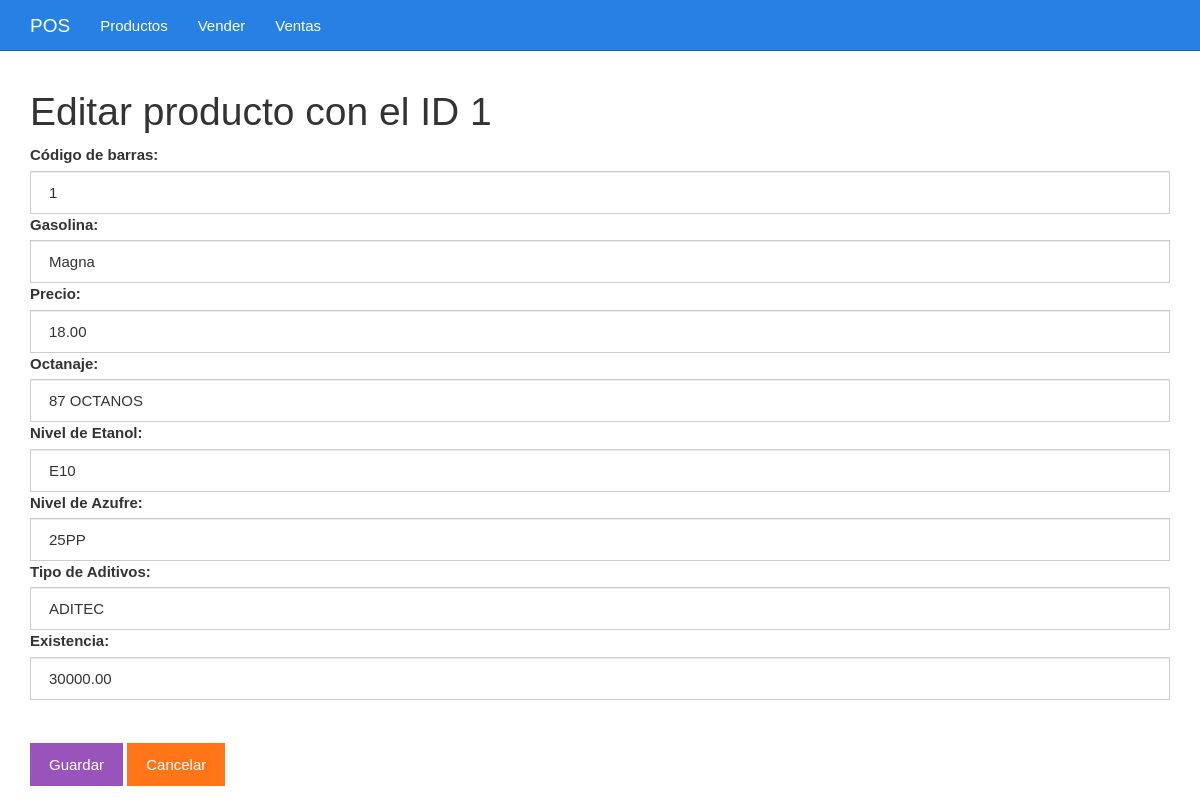
Screenshot of /editar.php?id=1 with the database file from the repository.
### tables this page shows
CREATE TABLE `tbl_articulos` (
  `idGasolina` bigint(20) UNSIGNED NOT NULL,
  `codigo` varchar(255) NOT NULL,
  `nombreGasolina` varchar(50) NOT NULL,
  `precio` decimal(10,2) NOT NULL,
  `octanaje` varchar(50) NOT NULL,
  `nivelEtanol` varchar(50) NOT NULL,
  `nivelAzufre` varchar(50) NOT NULL,
  `tipoAditivos` varchar(50) NOT NULL,
  `existencia` decimal(10,2) NOT NULL
);

### editar.php (the view, shortened to what this page needs)
<?php
$idGasolina = $_GET["id"];
include_once "base_de_datos.php";
$sentencia = $base_de_datos->prepare("SELECT * FROM tbl_articulos WHERE idGasolina = ?;");
$sentencia->execute([$idGasolina]);
$producto = $sentencia->fetch(PDO::FETCH_OBJ);
?>
<?php include_once "encabezado.php" ?>
	<div class="col-xs-12">
		<h1>Editar producto con el ID <?php echo $producto->idGasolina; ?></h1>
		<form method="post" action="guardarDatosEditados.php">
			<label for="codigo">Código de barras:</label>
			<input value="<?php echo $producto->codigo ?>" class="form-control" name="codigo" required type="text" id="codigo" placeholder="Escribe el código">
			<label for="nombreGasolina">Gasolina:</label>
			<input value="<?php echo $producto->nombreGasolina ?>" class="form-control" name="nombreGasolina" required type="text" id="nombreGasolina" placeholder="Nombre de la Gasolina">
			<label for="precio">Precio:</label>
			<input value="<?php echo $producto->precio ?>" class="form-control" name="precio" required type="number" id="precio" placeholder="Precio de Gasolina">
			<label for="octanaje">Octanaje:</label>
			<input value="<?php echo $producto->octanaje ?>" class="form-control" name="octanaje" required type="text" id="octanaje" placeholder="Porcentaje de Octanaje">
			<label for="nivelEtanol">Nivel de Etanol:</label>
			<input value="<?php echo $producto->nivelEtanol ?>" class="form-control" name="nivelEtanol" required type="text" id="nivelEtanol" placeholder="Nivel de Etanol">
			<label for="nivelAzufre">Nivel de Azufre:</label>
			<input value="<?php echo $producto->nivelAzufre ?>" class="form-control" name="nivelAzufre" required type="text" id="nivelAzufre" placeholder="Nivel de Azufre">
			<label for="tipoAditivos">Tipo de Aditivos:</label>
			<input value="<?php echo $producto->tipoAditivos ?>" class="form-control" name="tipoAditivos" required type="text" id="tipoAditivos" placeholder="Nombre del Aditivo">
			<label for="existencia">Existencia:</label>
			<input value="<?php echo $producto->existencia ?>" class="form-control" name="existencia" required type="number" id="existencia" placeholder="Numero de litros en existencia">
			<br><br><input class="btn btn-info" type="submit" value="Guardar">
			<a class="btn btn-warning" href="./listar.php">Cancelar</a>
		</form>
	</div>
<?php include_once "pie.php" ?>

### css/estilo.css (style rules this page uses)
body { padding-top: 70px; }

### rows the page displays
tbl_articulos: idGasolina "1", codigo "1", nombreGasolina "Magna", precio "18.00", octanaje "87 OCTANOS", nivelEtanol "E10", nivelAzufre "25PP", tipoAditivos "ADITEC", existencia "30000.00"
